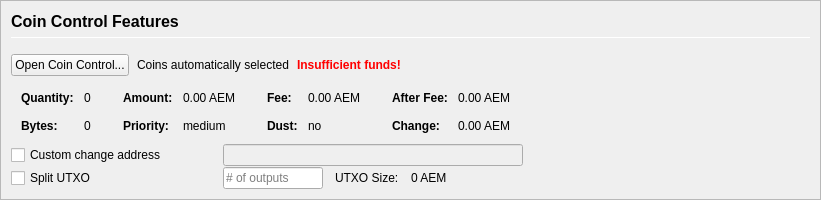
         <widget class="QFrame" name="frameCoinControl">
          <property name="sizePolicy">
           <sizepolicy hsizetype="Expanding" vsizetype="Expanding">
            <horstretch>0</horstretch>
            <verstretch>0</verstretch>
           </sizepolicy>
          </property>
          <property name="maximumSize">
           <size>
            <width>16777215</width>
            <height>16777215</height>
           </size>
          </property>
          <property name="frameShape">
           <enum>QFrame::StyledPanel</enum>
          </property>
          <property name="frameShadow">
           <enum>QFrame::Sunken</enum>
          </property>
          <layout class="QVBoxLayout" name="verticalLayoutCoinControl2">
           <property name="spacing">
            <number>0</number>
           </property>
           <property name="leftMargin">
            <number>0</number>
           </property>
           <property name="topMargin">
            <number>0</number>
           </property>
           <property name="rightMargin">
            <number>0</number>
           </property>
           <property name="bottomMargin">
            <number>0</number>
           </property>
           <item>
            <widget class="QFrame" name="frameCoinControl_BG">
             <layout class="QVBoxLayout" name="verticalLayoutCoinControl" stretch="0,0,0,0,0,0">
              <property name="spacing">
               <number>1</number>
              </property>
              <property name="leftMargin">
               <number>10</number>
              </property>
              <property name="topMargin">
               <number>10</number>
              </property>
              <item>
               <layout class="QHBoxLayout" name="horizontalLayoutCoinControl1">
                <property name="bottomMargin">
                 <number>15</number>
                </property>
                <item>
                 <layout class="QVBoxLayout" name="verticalLayout_3">
                  <property name="spacing">
                   <number>6</number>
                  </property>
                  <item>
                   <widget class="QLabel" name="labelCoinControlFeatures">
                    <property name="sizePolicy">
                     <sizepolicy hsizetype="Preferred" vsizetype="Maximum">
                      <horstretch>0</horstretch>
                      <verstretch>0</verstretch>
                     </sizepolicy>
                    </property>
                    <property name="minimumSize">
                     <size>
                      <width>0</width>
                      <height>20</height>
                     </size>
                    </property>
                    <property name="font">
                     <font>
                      <pointsize>12</pointsize>
                      <weight>75</weight>
                      <bold>true</bold>
                     </font>
                    </property>
                    <property name="styleSheet">
                     <string notr="true">font-weight:bold;</string>
                    </property>
                    <property name="text">
                     <string>Coin Control Features</string>
                    </property>
                   </widget>
                  </item>
                  <item>
                   <widget class="Line" name="line">
                    <property name="minimumSize">
                     <size>
                      <width>0</width>
                      <height>1</height>
                     </size>
                    </property>
                    <property name="maximumSize">
                     <size>
                      <width>16777215</width>
                      <height>1</height>
                     </size>
                    </property>
                    <property name="orientation">
                     <enum>Qt::Horizontal</enum>
                    </property>
                   </widget>
                  </item>
                 </layout>
                </item>
               </layout>
              </item>
              <item>
               <layout class="QHBoxLayout" name="horizontalLayoutCoinControl2" stretch="0,0,0,0">
                <property name="spacing">
                 <number>8</number>
                </property>
                <property name="bottomMargin">
                 <number>10</number>
                </property>
                <item>
                 <widget class="QPushButton" name="pushButtonCoinControl">
                  <property name="styleSheet">
                   <string notr="true"/>
                  </property>
                  <property name="text">
                   <string>Open Coin Control...</string>
                  </property>
                  <property name="autoDefault">
                   <bool>false</bool>
                  </property>
                 </widget>
                </item>
                <item>
                 <widget class="QLabel" name="labelCoinControlAutomaticallySelected">
                  <property name="text">
                   <string>Coins automatically selected</string>
                  </property>
                  <property name="margin">
                   <number>5</number>
                  </property>
                 </widget>
                </item>
                <item>
                 <widget class="QLabel" name="labelCoinControlInsuffFunds">
                  <property name="font">
                   <font>
                    <weight>75</weight>
                    <bold>true</bold>
                   </font>
                  </property>
                  <property name="styleSheet">
                   <string notr="true">color:red;font-weight:bold;</string>
                  </property>
                  <property name="text">
                   <string>Insufficient funds!</string>
                  </property>
                  <property name="margin">
                   <number>5</number>
                  </property>
                 </widget>
                </item>
                <item>
                 <spacer name="horizontalSpacerCoinControl">
                  <property name="orientation">
                   <enum>Qt::Horizontal</enum>
                  </property>
                  <property name="sizeHint" stdset="0">
                   <size>
                    <width>40</width>
                    <height>1</height>
                   </size>
                  </property>
                 </spacer>
                </item>
               </layout>
              </item>
              <item>
               <widget class="QWidget" name="widgetCoinControl" native="true">
                <property name="sizePolicy">
                 <sizepolicy hsizetype="Preferred" vsizetype="Preferred">
                  <horstretch>0</horstretch>
                  <verstretch>0</verstretch>
                 </sizepolicy>
                </property>
                <property name="minimumSize">
                 <size>
                  <width>0</width>
                  <height>0</height>
                 </size>
                </property>
                <property name="styleSheet">
                 <string notr="true"/>
                </property>
                <layout class="QHBoxLayout" name="horizontalLayoutCoinControl5">
                 <property name="leftMargin">
                  <number>0</number>
                 </property>
                 <property name="topMargin">
                  <number>0</number>
                 </property>
                 <property name="rightMargin">
                  <number>0</number>
                 </property>
                 <property name="bottomMargin">
                  <number>0</number>
                 </property>
                 <item>
                  <layout class="QHBoxLayout" name="horizontalLayoutCoinControl3" stretch="0,0,0,1">
                   <property name="spacing">
                    <number>20</number>
                   </property>
                   <property name="topMargin">
                    <number>0</number>
                   </property>
                   <property name="bottomMargin">
                    <number>10</number>
                   </property>
                   <item>
                    <layout class="QFormLayout" name="formLayoutCoinControl1">
                     <property name="horizontalSpacing">
                      <number>10</number>
                     </property>
                     <property name="verticalSpacing">
                      <number>14</number>
                     </property>
                     <property name="leftMargin">
                      <number>10</number>
                     </property>
                     <property name="topMargin">
                      <number>4</number>
                     </property>
                     <property name="rightMargin">
                      <number>6</number>
                     </property>
                     <item row="0" column="0">
                      <widget class="QLabel" name="labelCoinControlQuantityText">
                       <property name="font">
                        <font>
                         <weight>75</weight>
                         <bold>true</bold>
                        </font>
                       </property>
                       <property name="text">
                        <string>Quantity:</string>
                       </property>
                       <property name="margin">
                        <number>0</number>
                       </property>
                      </widget>
                     </item>
                     <item row="0" column="1">
                      <widget class="QLabel" name="labelCoinControlQuantity">
                       <property name="cursor">
                        <cursorShape>IBeamCursor</cursorShape>
                       </property>
                       <property name="contextMenuPolicy">
                        <enum>Qt::ActionsContextMenu</enum>
                       </property>
                       <property name="text">
                        <string notr="true">0</string>
                       </property>
                       <property name="margin">
                        <number>0</number>
                       </property>
                       <property name="textInteractionFlags">
                        <set>Qt::LinksAccessibleByMouse|Qt::TextSelectableByKeyboard|Qt::TextSelectableByMouse</set>
                       </property>
                      </widget>
                     </item>
                     <item row="1" column="0">
                      <widget class="QLabel" name="labelCoinControlBytesText">
                       <property name="font">
                        <font>
                         <weight>75</weight>
                         <bold>true</bold>
                        </font>
                       </property>
                       <property name="text">
                        <string>Bytes:</string>
                       </property>
                      </widget>
                     </item>
                     <item row="1" column="1">
                      <widget class="QLabel" name="labelCoinControlBytes">
                       <property name="cursor">
                        <cursorShape>IBeamCursor</cursorShape>
                       </property>
                       <property name="contextMenuPolicy">
                        <enum>Qt::ActionsContextMenu</enum>
                       </property>
                       <property name="text">
                        <string notr="true">0</string>
                       </property>
                       <property name="textInteractionFlags">
                        <set>Qt::LinksAccessibleByMouse|Qt::TextSelectableByKeyboard|Qt::TextSelectableByMouse</set>
                       </property>
                      </widget>
                     </item>
                    </layout>
                   </item>
                   <item>
                    <layout class="QFormLayout" name="formLayoutCoinControl2">
                     <property name="horizontalSpacing">
                      <number>10</number>
                     </property>
                     <property name="verticalSpacing">
                      <number>14</number>
                     </property>
                     <property name="leftMargin">
                      <number>6</number>
                     </property>
                     <property name="topMargin">
                      <number>4</number>
                     </property>
                     <property name="rightMargin">
                      <number>6</number>
                     </property>
                     <item row="0" column="0">
                      <widget class="QLabel" name="labelCoinControlAmountText">
                       <property name="font">
                        <font>
                         <weight>75</weight>
                         <bold>true</bold>
                        </font>
                       </property>
                       <property name="text">
                        <string>Amount:</string>
                       </property>
                       <property name="margin">
                        <number>0</number>
                       </property>
                      </widget>
                     </item>
                     <item row="0" column="1">
                      <widget class="QLabel" name="labelCoinControlAmount">
                       <property name="cursor">
                        <cursorShape>IBeamCursor</cursorShape>
                       </property>
                       <property name="contextMenuPolicy">
                        <enum>Qt::ActionsContextMenu</enum>
                       </property>
                       <property name="text">
                        <string notr="true">0.00 AEM</string>
                       </property>
                       <property name="textInteractionFlags">
                        <set>Qt::LinksAccessibleByMouse|Qt::TextSelectableByKeyboard|Qt::TextSelectableByMouse</set>
                       </property>
                      </widget>
                     </item>
                     <item row="1" column="0">
                      <widget class="QLabel" name="labelCoinControlPriorityText">
                       <property name="font">
                        <font>
                         <weight>75</weight>
                         <bold>true</bold>
                        </font>
                       </property>
                       <property name="text">
                        <string>Priority:</string>
                       </property>
                      </widget>
                     </item>
                     <item row="1" column="1">
                      <widget class="QLabel" name="labelCoinControlPriority">
                       <property name="cursor">
                        <cursorShape>IBeamCursor</cursorShape>
                       </property>
                       <property name="contextMenuPolicy">
                        <enum>Qt::ActionsContextMenu</enum>
                       </property>
                       <property name="text">
                        <string>medium</string>
                       </property>
                       <property name="textInteractionFlags">
                        <set>Qt::LinksAccessibleByMouse|Qt::TextSelectableByKeyboard|Qt::TextSelectableByMouse</set>
                       </property>
                      </widget>
                     </item>
                    </layout>
                   </item>
                   <item>
                    <layout class="QFormLayout" name="formLayoutCoinControl3">
                     <property name="horizontalSpacing">
                      <number>10</number>
                     </property>
                     <property name="verticalSpacing">
                      <number>14</number>
                     </property>
                     <property name="leftMargin">
                      <number>6</number>
                     </property>
                     <property name="topMargin">
                      <number>4</number>
                     </property>
                     <property name="rightMargin">
                      <number>6</number>
                     </property>
                     <item row="0" column="0">
                      <widget class="QLabel" name="labelCoinControlFeeText">
                       <property name="font">
                        <font>
                         <weight>75</weight>
                         <bold>true</bold>
                        </font>
                       </property>
                       <property name="text">
                        <string>Fee:</string>
                       </property>
                       <property name="margin">
                        <number>0</number>
                       </property>
                      </widget>
                     </item>
                     <item row="0" column="1">
                      <widget class="QLabel" name="labelCoinControlFee">
                       <property name="cursor">
                        <cursorShape>IBeamCursor</cursorShape>
                       </property>
                       <property name="contextMenuPolicy">
                        <enum>Qt::ActionsContextMenu</enum>
                       </property>
                       <property name="text">
                        <string notr="true">0.00 AEM</string>
                       </property>
                       <property name="textInteractionFlags">
                        <set>Qt::LinksAccessibleByMouse|Qt::TextSelectableByKeyboard|Qt::TextSelectableByMouse</set>
                       </property>
                      </widget>
                     </item>
                     <item row="1" column="0">
                      <widget class="QLabel" name="labelCoinControlLowOutputText">
                       <property name="font">
                        <font>
                         <weight>75</weight>
                         <bold>true</bold>
                        </font>
                       </property>
                       <property name="text">
                        <string>Dust:</string>
                       </property>
                      </widget>
                     </item>
                     <item row="1" column="1">
                      <widget class="QLabel" name="labelCoinControlLowOutput">
                       <property name="cursor">
                        <cursorShape>IBeamCursor</cursorShape>
                       </property>
                       <property name="contextMenuPolicy">
                        <enum>Qt::ActionsContextMenu</enum>
                       </property>
                       <property name="text">
                        <string>no</string>
                       </property>
                       <property name="textInteractionFlags">
                        <set>Qt::LinksAccessibleByMouse|Qt::TextSelectableByKeyboard|Qt::TextSelectableByMouse</set>
                       </property>
                      </widget>
                     </item>
                    </layout>
                   </item>
                   <item>
                    <layout class="QFormLayout" name="formLayoutCoinControl4">
                     <property name="horizontalSpacing">
                      <number>10</number>
                     </property>
                     <property name="verticalSpacing">
                      <number>14</number>
                     </property>
                     <property name="leftMargin">
                      <number>6</number>
                     </property>
                     <property name="topMargin">
                      <number>4</number>
                     </property>
                     <property name="rightMargin">
                      <number>6</number>
                     </property>
                     <item row="0" column="0">
                      <widget class="QLabel" name="labelCoinControlAfterFeeText">
                       <property name="font">
                        <font>
                         <weight>75</weight>
                         <bold>true</bold>
                        </font>
                       </property>
                       <property name="text">
                        <string>After Fee:</string>
                       </property>
                       <property name="margin">
                        <number>0</number>
                       </property>
                      </widget>
                     </item>
                     <item row="0" column="1">
                      <widget class="QLabel" name="labelCoinControlAfterFee">
                       <property name="cursor">
                        <cursorShape>IBeamCursor</cursorShape>
                       </property>
                       <property name="contextMenuPolicy">
                        <enum>Qt::ActionsContextMenu</enum>
                       </property>
                       <property name="text">
                        <string notr="true">0.00 AEM</string>
                       </property>
                       <property name="textInteractionFlags">
                        <set>Qt::LinksAccessibleByMouse|Qt::TextSelectableByKeyboard|Qt::TextSelectableByMouse</set>
                       </property>
                      </widget>
                     </item>
                     <item row="1" column="0">
                      <widget class="QLabel" name="labelCoinControlChangeText">
                       <property name="font">
                        <font>
                         <weight>75</weight>
                         <bold>true</bold>
                        </font>
                       </property>
                       <property name="text">
                        <string>Change:</string>
                       </property>
                      </widget>
                     </item>
                     <item row="1" column="1">
                      <widget class="QLabel" name="labelCoinControlChange">
                       <property name="cursor">
                        <cursorShape>IBeamCursor</cursorShape>
                       </property>
                       <property name="contextMenuPolicy">
                        <enum>Qt::ActionsContextMenu</enum>
                       </property>
                       <property name="text">
                        <string notr="true">0.00 AEM</string>
                       </property>
                       <property name="textInteractionFlags">
                        <set>Qt::LinksAccessibleByMouse|Qt::TextSelectableByKeyboard|Qt::TextSelectableByMouse</set>
                       </property>
                      </widget>
                     </item>
                    </layout>
                   </item>
                  </layout>
                 </item>
                </layout>
               </widget>
              </item>
              <item>
               <layout class="QHBoxLayout" name="horizontalLayoutCoinControl4">
                <property name="spacing">
                 <number>12</number>
                </property>
                <property name="sizeConstraint">
                 <enum>QLayout::SetDefaultConstraint</enum>
                </property>
                <property name="topMargin">
                 <number>0</number>
                </property>
                <property name="rightMargin">
                 <number>0</number>
                </property>
                <item>
                 <widget class="QCheckBox" name="checkBoxCoinControlChange">
                  <property name="sizePolicy">
                   <sizepolicy hsizetype="Preferred" vsizetype="Preferred">
                    <horstretch>0</horstretch>
                    <verstretch>0</verstretch>
                   </sizepolicy>
                  </property>
                  <property name="minimumSize">
                   <size>
                    <width>200</width>
                    <height>0</height>
                   </size>
                  </property>
                  <property name="maximumSize">
                   <size>
                    <width>200</width>
                    <height>16777215</height>
                   </size>
                  </property>
                  <property name="toolTip">
                   <string>If this is activated, but the change address is empty or invalid, change will be sent to a newly generated address.</string>
                  </property>
                  <property name="text">
                   <string>Custom change address</string>
                  </property>
                 </widget>
                </item>
                <item>
                 <widget class="QValidatedLineEdit" name="lineEditCoinControlChange">
                  <property name="enabled">
                   <bool>false</bool>
                  </property>
                  <property name="sizePolicy">
                   <sizepolicy hsizetype="Preferred" vsizetype="Preferred">
                    <horstretch>0</horstretch>
                    <verstretch>0</verstretch>
                   </sizepolicy>
                  </property>
                  <property name="minimumSize">
                   <size>
                    <width>300</width>
                    <height>0</height>
                   </size>
                  </property>
                 </widget>
                </item>
                <item>
                 <widget class="QLabel" name="labelCoinControlChangeLabel">
                  <property name="sizePolicy">
                   <sizepolicy hsizetype="Preferred" vsizetype="Preferred">
                    <horstretch>0</horstretch>
                    <verstretch>0</verstretch>
                   </sizepolicy>
                  </property>
                  <property name="minimumSize">
                   <size>
                    <width>100</width>
                    <height>0</height>
                   </size>
                  </property>
                  <property name="text">
                   <string/>
                  </property>
                  <property name="margin">
                   <number>3</number>
                  </property>
                 </widget>
                </item>
               </layout>
              </item>
              <item>
               <layout class="QHBoxLayout" name="horizontalLayoutCoinControl6">
                <property name="spacing">
                 <number>12</number>
                </property>
                <property name="rightMargin">
                 <number>0</number>
                </property>
                <item>
                 <widget class="QCheckBox" name="splitBlockCheckBox">
                  <property name="sizePolicy">
                   <sizepolicy hsizetype="Preferred" vsizetype="Preferred">
                    <horstretch>0</horstretch>
                    <verstretch>0</verstretch>
                   </sizepolicy>
                  </property>
                  <property name="minimumSize">
                   <size>
                    <width>200</width>
                    <height>0</height>
                   </size>
                  </property>
                  <property name="maximumSize">
                   <size>
                    <width>200</width>
                    <height>16777215</height>
                   </size>
                  </property>
                  <property name="text">
                   <string>Split UTXO</string>
                  </property>
                 </widget>
                </item>
                <item>
                 <widget class="QLineEdit" name="splitBlockLineEdit">
                  <property name="sizePolicy">
                   <sizepolicy hsizetype="Preferred" vsizetype="Preferred">
                    <horstretch>50</horstretch>
                    <verstretch>0</verstretch>
                   </sizepolicy>
                  </property>
                  <property name="minimumSize">
                   <size>
                    <width>100</width>
                    <height>0</height>
                   </size>
                  </property>
                  <property name="maximumSize">
                   <size>
                    <width>100</width>
                    <height>16777215</height>
                   </size>
                  </property>
                  <property name="placeholderText">
                   <string># of outputs</string>
                  </property>
                 </widget>
                </item>
                <item>
                 <widget class="QLabel" name="labelBlockSizeText">
                  <property name="text">
                   <string>UTXO Size:</string>
                  </property>
                 </widget>
                </item>
                <item>
                 <widget class="QLabel" name="labelBlockSize">
                  <property name="text">
                   <string>0 AEM</string>
                  </property>
                 </widget>
                </item>
                <item>
                 <spacer name="horizontalSpacer_7">
                  <property name="orientation">
                   <enum>Qt::Horizontal</enum>
                  </property>
                  <property name="sizeHint" stdset="0">
                   <size>
                    <width>40</width>
                    <height>20</height>
                   </size>
                  </property>
                 </spacer>
                </item>
               </layout>
              </item>
              <item>
               <spacer name="verticalSpacerCoinControl">
                <property name="orientation">
                 <enum>Qt::Vertical</enum>
                </property>
                <property name="sizeHint" stdset="0">
                 <size>
                  <width>800</width>
                  <height>1</height>
                 </size>
                </property>
               </spacer>
              </item>
             </layout>
            </widget>
           </item>
          </layout>
         </widget>
